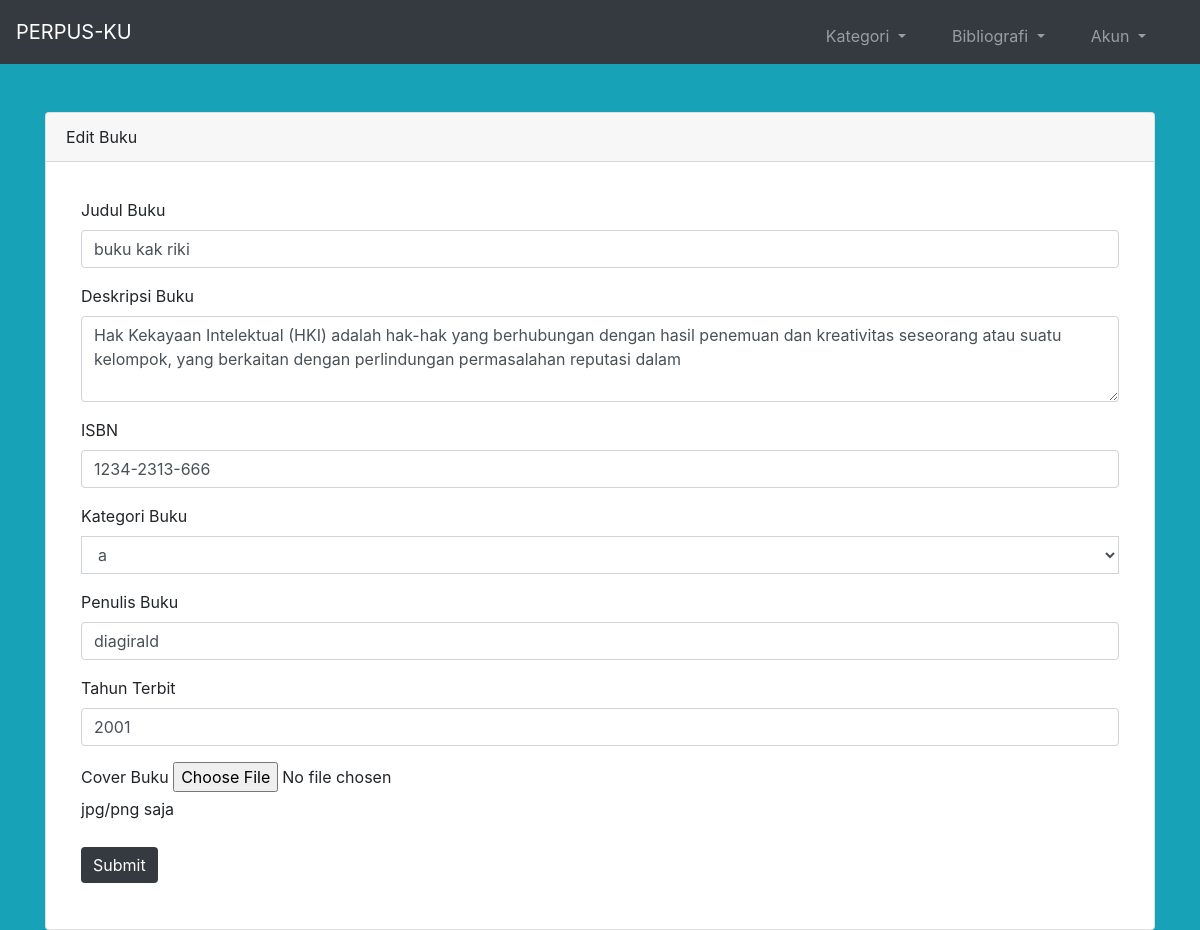
Screenshot of /admin/editBuku.php?id=17 with the database file from the repository.
### tables this page shows
CREATE TABLE `tb_buku` (
  `id` int(11) NOT NULL,
  `judul_buku` varchar(200) NOT NULL,
  `id_kat` int(11) NOT NULL,
  `buku_penulis` varchar(200) NOT NULL,
  `tahun_terbit` int(11) NOT NULL,
  `buku_cover` varchar(200) NOT NULL,
  `deskripsi_buku` varchar(200) NOT NULL,
  `isbn_buku` varchar(200) NOT NULL,
  `status` varchar(200) NOT NULL DEFAULT 'Available'
);

### admin/editBuku.php (the view, shortened to what this page needs)
<?php include('../config/db.php') ?>
<?php
if(isset($_GET['id'])){
    $idbuku = $_GET['id'];
    $sql = "SELECT * FROM tb_buku WHERE id ='$idbuku'";
    $result = mysqli_query($koneksi, $sql);
    if ($result) {
        $row = mysqli_fetch_assoc($result);
    } else {
        die("Error: " . mysqli_error($koneksi));
    }
}
?>
<?php include('inc/header.php') ?>
<?php include('inc/nav.php') ?>
<div class="container mt-5">
  <div class="card">
    <div class="card-header">
        Edit Buku
    </div>
    <div class="card-body">
    <section id="content">
    <div class="content-blog bg-white py-3">
      <div class="container">
        <form method="post" action="editBuku.php?id=<?php echo $row['id']; ?>" enctype="multipart/form-data" >
          <div class="form-group">
            <label for="Judulbuku">Judul Buku</label>
            <input type="text" value="<?php echo isset($row['judul_buku']) ? $row['judul_buku'] : ''; ?>"
             class="form-control" name="judulbuku" id="Judulbuku" placeholder="JudulBuku">
          </div>
          <div class="form-group">
            <label for="Descbuku">Deskripsi Buku</label>
            <textarea
            class="form-control" name="descbuku" rows="3"><?php echo isset($row['deskripsi_buku']) ? $row['deskripsi_buku'] : ''; ?></textarea>
          </div>
          <div class="form-group">
            <label for="isbnbuku">ISBN</label>
            <input type="text" value="<?php echo isset($row['isbn_buku']) ? $row['isbn_buku'] : ''; ?>"
             class="form-control" name="isbnbuku" id="isbnbuku" placeholder="isbnbuku">
          </div>
          <div class="form-group">
            <label for="Kategoribuku">Kategori Buku</label>
            <select class="form-control" id="Kategoribuku" name="kategoribuku">
            <?php
                $sql_kategori = "SELECT * FROM kategori_buku";
                $result_kategori = mysqli_query($koneksi, $sql_kategori);
                while($kategori_row = mysqli_fetch_assoc($result_kategori)) {
                    $selected = ($kategori_row["id_kat"] == $row["id_kat"]) ? 'selected' : '';
                    echo "<option value='{$kategori_row["id_kat"]}' $selected>{$kategori_row["nama_kategori"]}</option>";
                }
            ?>
        </select>
          </div>
          <div class="form-group">
            <label for="Penulisbuku">Penulis Buku</label>
            <input type="text" value="<?php echo isset($row['buku_penulis']) ? $row['buku_penulis'] : ''; ?>" class="form-control" name="penulisbuku" id="Penulisbuku" placeholder="PenulisBuku">
          </div>
          <div class="form-group">
            <label for="Tbitbuku">Tahun Terbit</label>
            <input type="number" value="<?php echo isset($row['tahun_terbit']) ? $row['tahun_terbit'] : ''; ?>" class="form-control" name="tbitbuku" id="Tbitbuku" placeholder="Tbitbuku">
          </div>
          <div class="form-group">
            <label for="Coverbuku">Cover Buku</label>
            <input type="file" name="coverbuku" id="Coverbuku" >
            <p class="help-block">jpg/png saja</p>
          </div>
          <button type="submit" name="submit" class="btn btn-primary">Submit</button>
        </form>
      </div>
    </div>
  </section>
    </div>
  </div>
</div>
<?php include('inc/footer.php'); ?>

### style.css (style rules this page uses)
.select, select { width: 100%; border-radius: 0 !important; }
*, *:before, *:after { box-sizing: border-box; }
body { background: #fff; }
.btn { border: 0px; margin: 10px 0px; box-shadow: none !important; }
.btn { border: 0px; margin: 10px 0px; box-shadow: none !important; background: #343a40; color: white; }

### rows the page displays
tb_buku: judulbuku "buku kak riki", descbuku "Hak Kekayaan Intelektual (HKI) adalah hak-hak yang berhubungan dengan hasil penemuan dan kreativitas seseorang atau suatu kelompok, yang berkaitan dengan perlindungan permasalahan reputasi dalam", isbnbuku "1234-2313-666", penulisbuku "diagirald", tbitbuku "2001"

### other values shown
form field kategoribuku "a"
